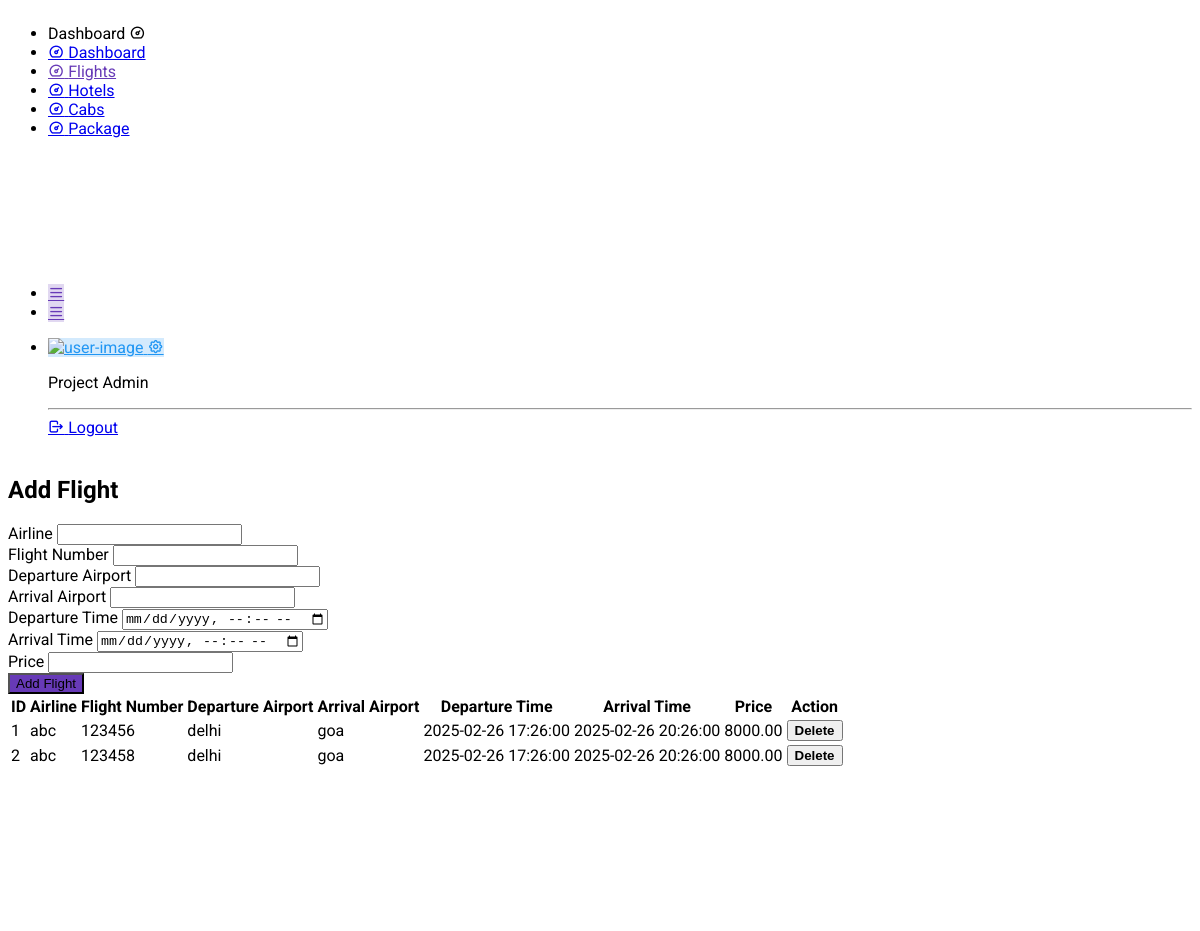
Screenshot of /admin/Flights.php (signed in) with the database file from the repository.
### tables this page shows
CREATE TABLE IF NOT EXISTS `flights` (
  `id` int NOT NULL AUTO_INCREMENT,
  `airline` varchar(255) NOT NULL,
  `flight_number` varchar(50) NOT NULL,
  `departure_airport` varchar(255) NOT NULL,
  `arrival_airport` varchar(255) NOT NULL,
  `departure_time` datetime NOT NULL,
  `arrival_time` datetime NOT NULL,
  `price` decimal(10,2) NOT NULL,
  PRIMARY KEY (`id`)
);

### admin/Flights.php (the view, shortened to what this page needs)
<?php
include "./../config.php";
?>
<!doctype html>
<html lang="en">
<head>
    <link rel="stylesheet" href="./assets/fonts/phosphor/duotone/style.css" />
    <link rel="stylesheet" href="./assets/fonts/tabler-icons.min.css" />
    <link rel="stylesheet" href="./assets/fonts/feather.css" />
    <link rel="stylesheet" href="./assets/fonts/fontawesome.css" />
    <link rel="stylesheet" href="./assets/fonts/material.css" />
    <link rel="stylesheet" href="./assets/css/style.css" id="main-style-link" />
    <link rel="stylesheet" href="./assets/css/style-preset.css" />
</head>
<body>
    <?php
    include('Navbar.php');
    ?>
    <div class="pc-container">
        <div class="pc-content">
            <div class="row">
                <div class="col-xl-4 col-md-6">
                    <div class="card shadow">
                        <div class="card-body">
                            <h2 class="mb-4">Add Flight</h2>
                            <form method="POST">
                                <div class="row">
                                    <div class="col-md-6 mb-3">
                                        <label class="form-label">Airline</label>
                                        <input type="text" name="airline" class="form-control" required>
                                    </div>
                                    <div class="col-md-6 mb-3">
                                        <label class="form-label">Flight Number</label>
                                        <input type="text" name="flight_number" class="form-control" required>
                                    </div>
                                    <div class="col-md-6 mb-3">
                                        <label class="form-label">Departure Airport</label>
                                        <input type="text" name="departure_airport" class="form-control" required>
                                    </div>
                                    <div class="col-md-6 mb-3">
                                        <label class="form-label">Arrival Airport</label>
                                        <input type="text" name="arrival_airport" class="form-control" required>
                                    </div>
                                    <div class="col-md-6 mb-3">
                                        <label class="form-label">Departure Time</label>
                                        <input type="datetime-local" name="departure_time" class="form-control"
                                            required>
                                    </div>
                                    <div class="col-md-6 mb-3">
                                        <label class="form-label">Arrival Time</label>
                                        <input type="datetime-local" name="arrival_time" class="form-control" required>
                                    </div>
                                    <div class="col-md-6 mb-3">
                                        <label class="form-label">Price</label>
                                        <input type="number" name="price" class="form-control" step="0.01" required>
                                    </div>
                                </div>
                                <button type="submit" name="add_flight" class="btn btn-primary">Add Flight</button>
                            </form>
                        </div>
                    </div>
                </div>
                <div class="col-xl-8 col-md-6">
                    <table class="table table-bordered table-striped">
                        <thead class="table-dark">
                            <tr>
                                <th>ID</th>
                                <th>Airline</th>
                                <th>Flight Number</th>
                                <th>Departure Airport</th>
                                <th>Arrival Airport</th>
                                <th>Departure Time</th>
                                <th>Arrival Time</th>
                                <th>Price</th>
                                <th>Action</th>
                            </tr>
                        </thead>
                        <tbody>
                            <?php
                            $sql = "SELECT * FROM flights";
                            $result = $db->query($sql);
                            if ($result->num_rows > 0) {
                                while ($row = $result->fetch_assoc()) {
                                    echo "<tr>
                                <td>{$row['id']}</td>
                                <td>{$row['airline']}</td>
                                <td>{$row['flight_number']}</td>
                                <td>{$row['departure_airport']}</td>
                                <td>{$row['arrival_airport']}</td>
                                <td>{$row['departure_time']}</td>
                                <td>{$row['arrival_time']}</td>
                                <td>{$row['price']}</td>
                                <td>
                                    <form method='POST' action='delete_flight.php' onsubmit='return confirm(\"Are you sure you want to delete this flight?\");'>
                                        <input type='hidden' name='id' value='{$row['id']}'>
                                        <button type='submit' class='btn btn-danger btn-sm'>Delete</button>
                                    </form>
                                </td>
                              </tr>";
                                }
                            } else {
                                echo "<tr><td colspan='9' class='text-center'>No flights found</td></tr>";
                            }
                            ?>
                        </tbody>
                    </table>
                </div>
            </div>
        </div>
    </div>
</body>
</html>

### css/style.css (style rules this page uses)
.btn { font-weight: 600; transition: .5s; }
.btn.btn-primary { background: var(--bs-secondary) !important; color: var(--bs-white) !important; font-family: 'Poppins', sans-serif; font-weight: 400; transition: 0.5s; }

### rows the page displays
flights: id "1", airline "abc", flight_number "123456", departure_airport "delhi", arrival_airport "goa", departure_time "2025-02-26 17:26:00", arrival_time "2025-02-26 20:26:00", price "8000.00"
flights: id "2", airline "abc", flight_number "123458", departure_airport "delhi", arrival_airport "goa", departure_time "2025-02-26 17:26:00", arrival_time "2025-02-26 20:26:00", price "8000.00"

### other values shown
$a[$i] "Dashboard"
$a[$i] "Flights"
$a[$i] "Hotels"
$a[$i] "Cabs"
$a[$i] "Package"
